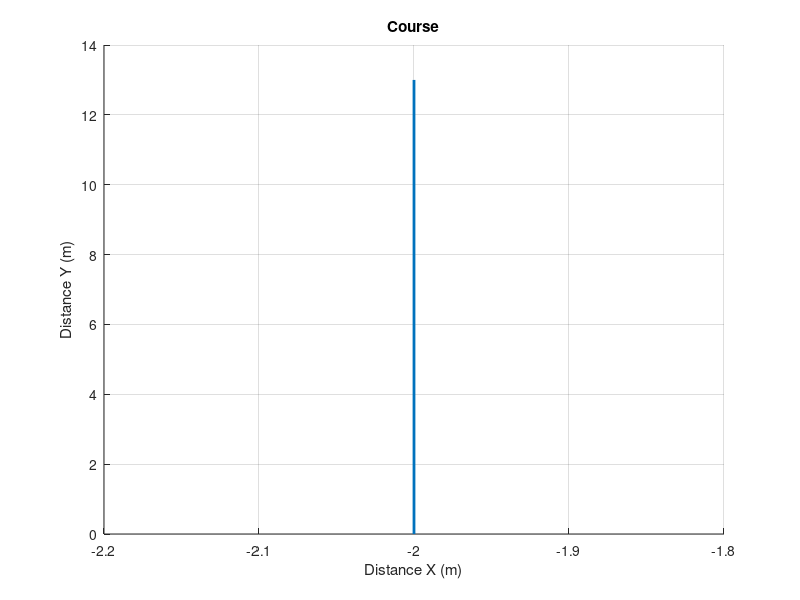

Write the MATLAB code that produced this figure.


clear all; clc; close all;

figure(1)
hold on

% Add the lines
% Create template for the drop zone
% line([x1 x2], [y1 y2], 'linewidth',2)
line([-2,-2],[0,13],'linewidth',2)


title('Course')
xlabel('Distance X (m)')
ylabel('Distance Y (m)')
grid on

